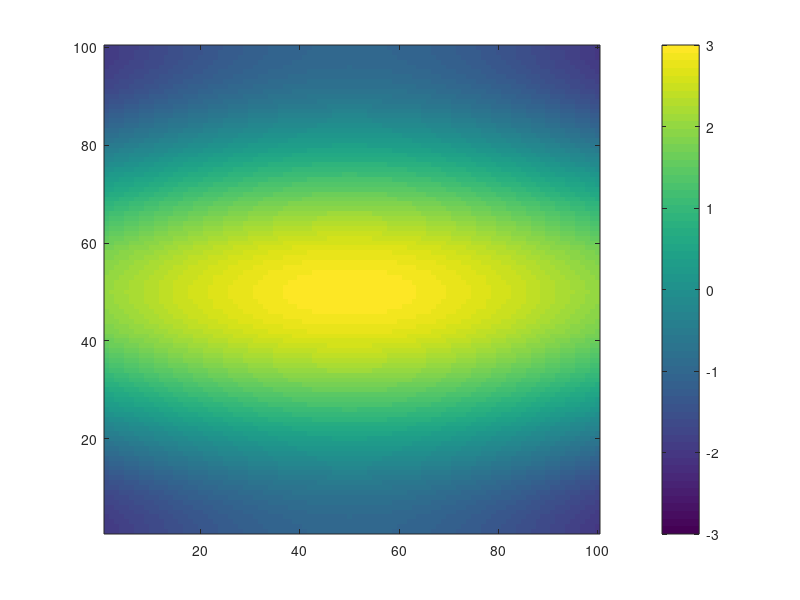

MATLAB code for this plot:
Z=zeros(100,100,100);
for T=1:100
    for X=1:100
        for Y=1:100
            Z(Y,X,T)=sin(pi/100*X+2*pi/100*T)+2*cos(2*pi/100*Y+3*pi/100*T);
        end
    end
end
for T=1:100
    imagesc(Z(:,:,T),[-3 3]);set(gca,'YDir','normal');colorbar;
    pause(0.01);
end